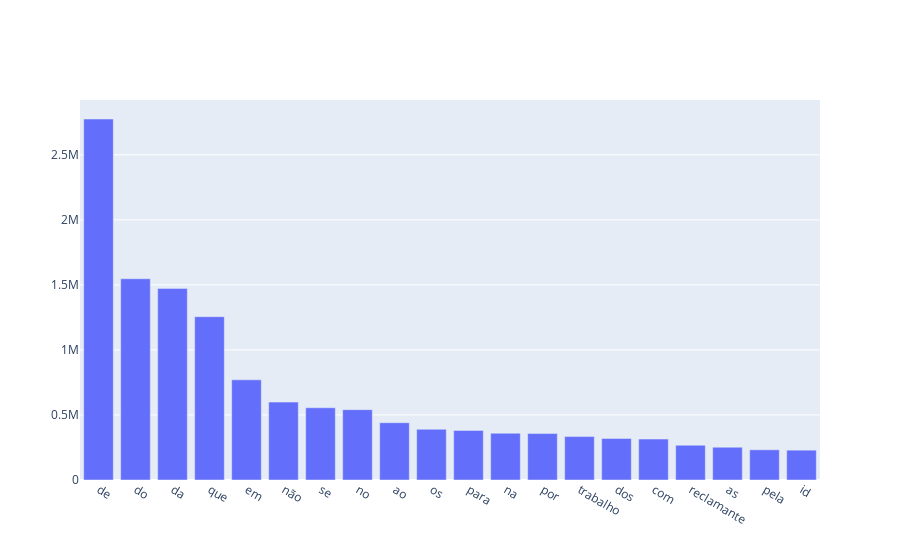

Here is the notebook cell this chart was saved with:
### Code cell
trace = go.Bar(x=df1["INTEIRO_TEOR"], y=df1["QUANTIDADE"])
iplot({"data":[trace]})

### Figure 1 — Plotly figure (JSON) as saved in the notebook; plotly's stock layout.template omitted (floating-point values rounded to 4 significant figures)
{"data": [{"type": "bar", "x": ["de", "do", "da", "que", "em", "não", "se", "no", "ao", "os", "para", "na", "por", "trabalho", "dos", "com", "reclamante", "as", "pela", "id"], "y": [2775350, 1547127, 1473064, 1255547, 770191, 599067, 555213, 540633, 440440, 390236, 381283, 359497, 357243, 334005, 318990, 314706, 267339, 252065, 232139, 229353]}], "layout": {}}
